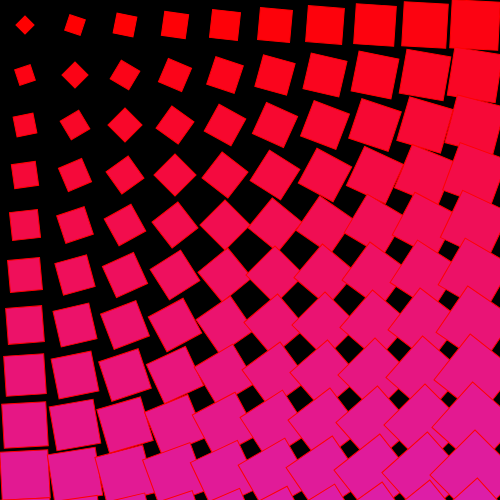
Frame 1 (no input)
Frame 60 (no input): identical to frame 1, image omitted
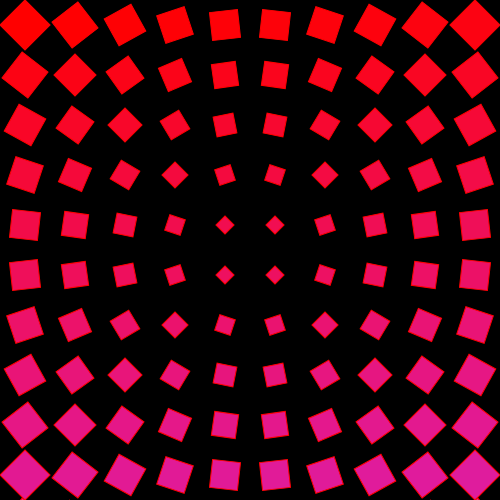
Frame 120 (the mouse pressed at the canvas centre since frame 60)

The p5.js sketch that drew these frames (run headless with seeded random() and noise() and a simulated clock; from frame 60 on, the mouse is pressed at the canvas centre):

// p5.js sketch
// ── sketch.js

// Shape and Pattern 20.10.2020
// Exercise 02 - Rotation and Atan

let numOfSquares = 10;
let squareSize = 500/numOfSquares;

function setup(){
createCanvas(500,500);
colorMode(HSB,360,100,100);
rectMode(CENTER);
noStroke();
}

function draw(){
background(0);

// nested for loop that draws rectangles across the canvas
// y-axis
  for( let j=0; j<=numOfSquares; j++){
    // x-axis
    for(let i=0; i<numOfSquares; i++){
      let transX = i *squareSize + squareSize / 2;
      let transY = j * squareSize + squareSize / 2;
      push();
      translate(transX,transY);
      //translate(i*squareSize+squareSize/2,j*squareSize + squareSize/2);
      let rotateValue = atan2(mouseY-transY,mouseX - transX);
      let dis = dist(mouseX,mouseY,transX,transY); // dist p5
      let scale = map(dis,0,500,10, 50); // map p5

      rotate(rotateValue);
      let startColor = color(360,100,100);
      let endColor = color(200,50,50);
      let lerpedColor = lerpColor(startColor,endColor,(i+j*numOfSquares)/400);

      fill(lerpedColor);
      stroke(360,100,100);
      rect(0,0,scale,scale);
      pop();

    }
  }
} //end of draw function
